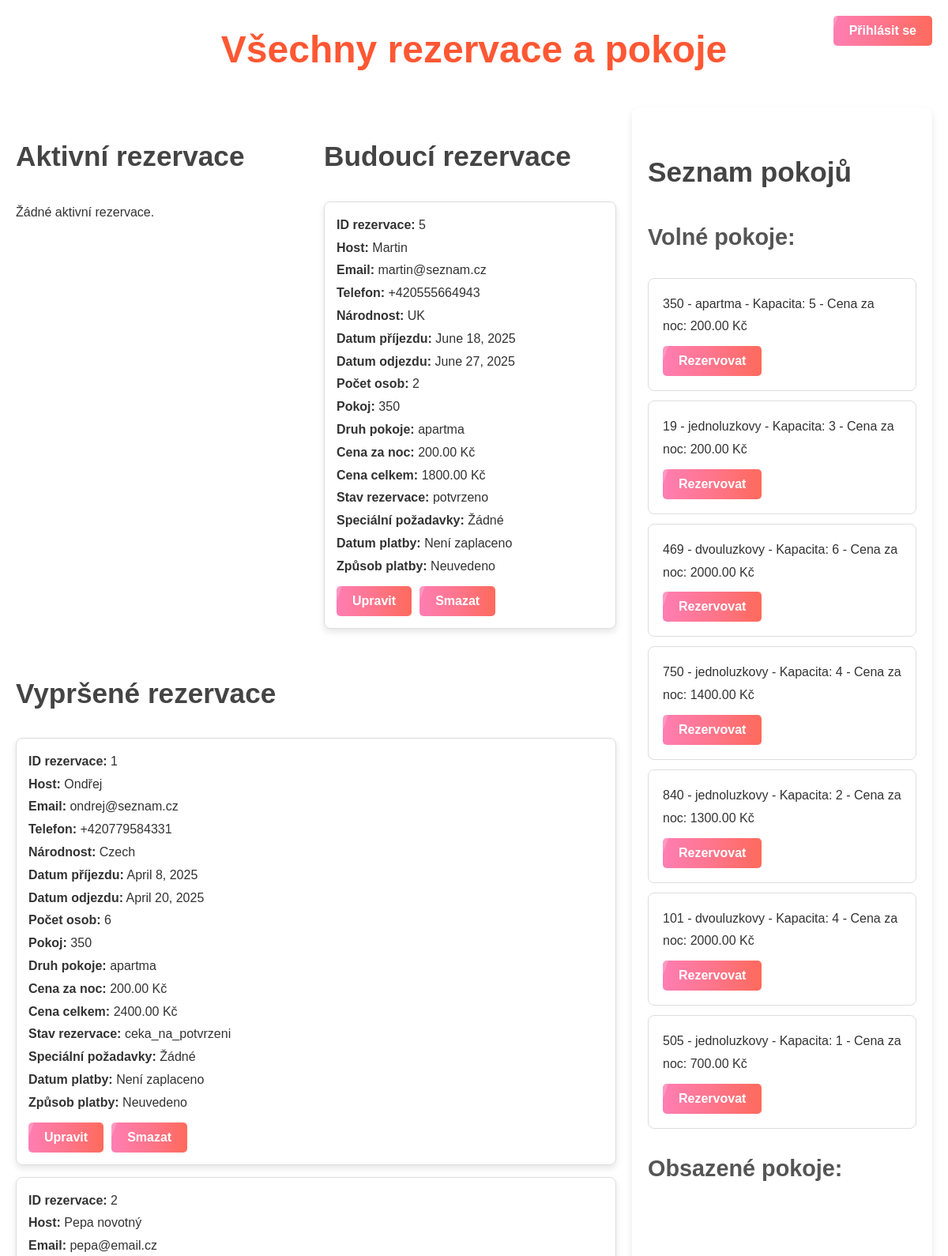
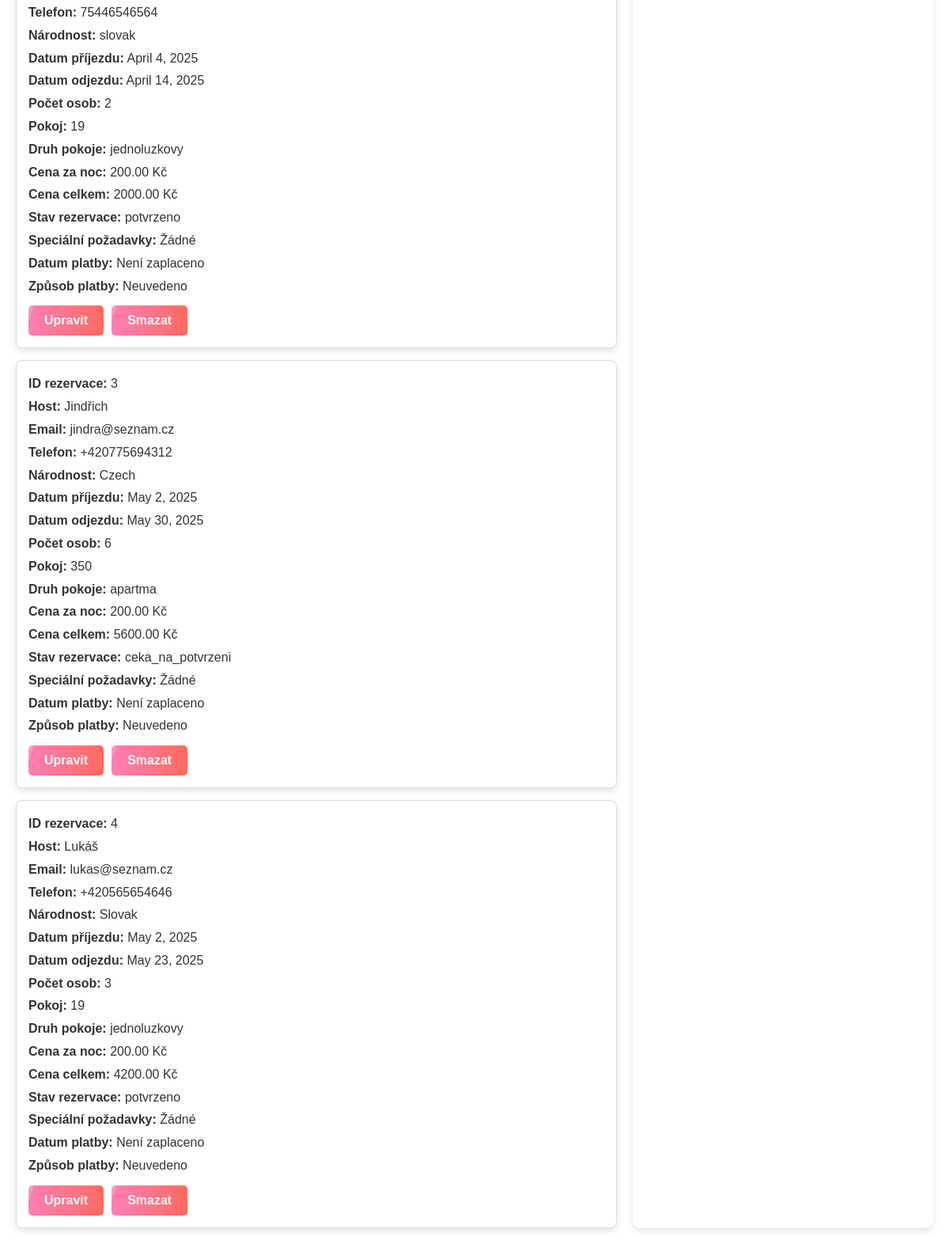
The app's page /recepce/ with its own data (2 pictures, top to bottom).
### recepce/models.py (models this page shows, shortened)
class Rezervace(models.Model):
    STAV_REZERVACE_CHOICES = [
        ('potvrzeno', 'Potvrzeno'),
        ('ceka_na_potvrzeni', 'Čeká na potvrzení'),
        ('zruseno', 'Zrušeno'),
    ]
    host = models.ForeignKey(Host, on_delete=models.CASCADE)
    pokoj = models.ForeignKey(Pokoj, on_delete=models.CASCADE)
    datum_prijezdu = models.DateField()
    datum_odjezdu = models.DateField()
    pocet_osob = models.PositiveIntegerField()
    stav = models.CharField(max_length=30, choices=STAV_REZERVACE_CHOICES)
    specialni_pozadavky = models.TextField(blank=True)

class Host(models.Model):
    jmeno = models.CharField(max_length=100)
    email = models.EmailField()
    telefon = models.CharField(max_length=20)
    narodnost = models.CharField(max_length=50)

class Pokoj(models.Model):
    TYP_POKOJE_CHOICES = [
        ('jednoluzkovy', 'Jednolůžkový'),
        ('dvouluzkovy', 'Dvoulůžkový'),
        ('apartma', 'Apartmá'),
    ]
    cislo = models.IntegerField(unique=True)
    typ_pokoje = models.CharField(max_length=20, choices=TYP_POKOJE_CHOICES)
    stav = models.CharField(max_length=20, choices=[('volny', 'Volný'), ('obsazeny', 'Obsazený')])
    cena_za_noc = models.DecimalField(max_digits=8, decimal_places=2)
    kapacita = models.PositiveIntegerField()

### recepce/views.py (the view)
# urls.py: path("", views.index, name="index"),
def index(request):
    today = now().date()
    rezervace_list = Rezervace.objects.select_related('host', 'pokoj').order_by('id')
    expired_rezervace = list(rezervace_list.filter(datum_odjezdu__lt=today))
    active_rezervace = list(rezervace_list.filter(datum_prijezdu__lte=today, datum_odjezdu__gte=today))
    future_rezervace = list(rezervace_list.filter(datum_prijezdu__gt=today))
    for rezervace in expired_rezervace + active_rezervace + future_rezervace:
        nights = (rezervace.datum_odjezdu - rezervace.datum_prijezdu).days
        rezervace.cena_celkem = rezervace.pokoj.cena_za_noc * nights if nights > 0 else 0
    volne_pokoje = Pokoj.objects.filter(stav='volny').exclude(
        id__in=Rezervace.objects.filter(
            datum_prijezdu__lte=today,
            datum_odjezdu__gte=today
        ).values_list('pokoj_id', flat=True)
    )
    obsazene_pokoje = Pokoj.objects.filter(
        id__in=Rezervace.objects.filter(
            datum_prijezdu__lte=today,
            datum_odjezdu__gte=today
        ).values_list('pokoj_id', flat=True)
    )
    return render(request, 'index.html', {
        'expired_rezervace': expired_rezervace,
        'active_rezervace': active_rezervace,
        'future_rezervace': future_rezervace,
        'volne_pokoje': volne_pokoje,
        'obsazene_pokoje': obsazene_pokoje,
    })

### recepce/templates/index.html (shortened to what this page needs)
{% extends 'layout.html' %}
{% block content %}
    <div class="top-right">
        <a href="/admin/"><button>Přihlásit se</button></a>
    </div>
    <h1 class="text-center">Všechny rezervace a pokoje</h1>
    <div class="grid-container">
        <div class="left-column">
            <div class="two-column">
                <div>
                    <h2>Aktivní rezervace</h2>
                    <div class="reservation-grid">
                        {% for rezervace in active_rezervace %}
                            <div class="reservation-card">
                                <strong>ID rezervace:</strong> {{ rezervace.id }} <br>
                                <strong>Host:</strong> {{ rezervace.host.jmeno }} <br>
                                <strong>Email:</strong> {{ rezervace.host.email }} <br>
                                <strong>Telefon:</strong> {{ rezervace.host.telefon }} <br>
                                <strong>Národnost:</strong> {{ rezervace.host.narodnost }} <br>
                                <strong>Datum příjezdu:</strong> {{ rezervace.datum_prijezdu }} <br>
                                <strong>Datum odjezdu:</strong> {{ rezervace.datum_odjezdu }} <br>
                                <strong>Počet osob:</strong> {{ rezervace.pocet_osob }} <br>
                                <strong>Pokoj:</strong> {{ rezervace.pokoj.cislo }} <br>
                                <strong>Druh pokoje:</strong> {{ rezervace.pokoj.typ_pokoje }} <br>
                                <strong>Cena za noc:</strong> {{ rezervace.pokoj.cena_za_noc }} Kč <br>
                                <strong>Cena celkem:</strong> {{ rezervace.cena_celkem|floatformat:2 }} Kč <br>
                                <strong>Stav rezervace:</strong> {{ rezervace.stav }} <br>
                                <strong>Speciální požadavky:</strong> {{ rezervace.specialni_pozadavky|default:"Žádné" }} <br>
                                <strong>Datum platby:</strong>
                                {% with rezervace.platba_set.first.datum_platby as datum_platby %}
                                    {{ datum_platby|default:"Není zaplaceno" }}
                                {% endwith %} <br>
                                <strong>Způsob platby:</strong>
                                {% with rezervace.platba_set.first.zpusob as zpusob_platby %}
                                    {{ zpusob_platby|default:"Neuvedeno" }}
                                {% endwith %} <br>
                                <div class="actions">
                                    <a href="/admin/recepce/rezervace/{{ rezervace.id }}/change/"><button>Upravit</button></a>
                                    <a href="/admin/recepce/rezervace/{{ rezervace.id }}/delete/"><button>Smazat</button></a>
                                </div>
                            </div>
                        {% empty %}
                            <p>Žádné aktivní rezervace.</p>
                        {% endfor %}
                    </div>
                </div>
                <div>
                    <h2>Budoucí rezervace</h2>
                    <div class="reservation-grid">
                        {% for rezervace in future_rezervace %}
                            <div class="reservation-card">
                                <strong>ID rezervace:</strong> {{ rezervace.id }} <br>
                                <strong>Host:</strong> {{ rezervace.host.jmeno }} <br>
                                <strong>Email:</strong> {{ rezervace.host.email }} <br>
                                <strong>Telefon:</strong> {{ rezervace.host.telefon }} <br>
                                <strong>Národnost:</strong> {{ rezervace.host.narodnost }} <br>
                                <strong>Datum příjezdu:</strong> {{ rezervace.datum_prijezdu }} <br>
                                <strong>Datum odjezdu:</strong> {{ rezervace.datum_odjezdu }} <br>
                                <strong>Počet osob:</strong> {{ rezervace.pocet_osob }} <br>
                                <strong>Pokoj:</strong> {{ rezervace.pokoj.cislo }} <br>
                                <strong>Druh pokoje:</strong> {{ rezervace.pokoj.typ_pokoje }} <br>
                                <strong>Cena za noc:</strong> {{ rezervace.pokoj.cena_za_noc }} Kč <br>
                                <strong>Cena celkem:</strong> {{ rezervace.cena_celkem|floatformat:2 }} Kč <br>
                                <strong>Stav rezervace:</strong> {{ rezervace.stav }} <br>
                                <strong>Speciální požadavky:</strong> {{ rezervace.specialni_pozadavky|default:"Žádné" }} <br>
                                <strong>Datum platby:</strong>
                                {% with rezervace.platba_set.first.datum_platby as datum_platby %}
                                    {{ datum_platby|default:"Není zaplaceno" }}
                                {% endwith %} <br>
                                <strong>Způsob platby:</strong>
                                {% with rezervace.platba_set.first.zpusob as zpusob_platby %}
                                    {{ zpusob_platby|default:"Neuvedeno" }}
                                {% endwith %} <br>
                                <div class="actions">
                                    <a href="/admin/recepce/rezervace/{{ rezervace.id }}/change/"><button>Upravit</button></a>
                                    <a href="/admin/recepce/rezervace/{{ rezervace.id }}/delete/"><button>Smazat</button></a>
                                </div>
                            </div>
                        {% empty %}
                            <p>Žádné budoucí rezervace.</p>
                        {% endfor %}
                    </div>
                </div>
            </div>
            <div>
                <h2>Vypršené rezervace</h2>
                <div class="reservation-grid">
                    {% for rezervace in expired_rezervace %}
                        <div class="reservation-card">
                            <strong>ID rezervace:</strong> {{ rezervace.id }} <br>
                            <strong>Host:</strong> {{ rezervace.host.jmeno }} <br>
                            <strong>Email:</strong> {{ rezervace.host.email }} <br>
                            <strong>Telefon:</strong> {{ rezervace.host.telefon }} <br>
                            <strong>Národnost:</strong> {{ rezervace.host.narodnost }} <br>
                            <strong>Datum příjezdu:</strong> {{ rezervace.datum_prijezdu }} <br>
                            <strong>Datum odjezdu:</strong> {{ rezervace.datum_odjezdu }} <br>
                            <strong>Počet osob:</strong> {{ rezervace.pocet_osob }} <br>
                            <strong>Pokoj:</strong> {{ rezervace.pokoj.cislo }} <br>
                            <strong>Druh pokoje:</strong> {{ rezervace.pokoj.typ_pokoje }} <br>
                            <strong>Cena za noc:</strong> {{ rezervace.pokoj.cena_za_noc }} Kč <br>
                            <strong>Cena celkem:</strong> {{ rezervace.cena_celkem|floatformat:2 }} Kč <br>
                            <strong>Stav rezervace:</strong> {{ rezervace.stav }} <br>
                            <strong>Speciální požadavky:</strong> {{ rezervace.specialni_pozadavky|default:"Žádné" }} <br>
                            <strong>Datum platby:</strong>
                            {% with rezervace.platba_set.first.datum_platby as datum_platby %}
                                {{ datum_platby|default:"Není zaplaceno" }}
                            {% endwith %} <br>
                            <strong>Způsob platby:</strong>
                            {% with rezervace.platba_set.first.zpusob as zpusob_platby %}
                                {{ zpusob_platby|default:"Neuvedeno" }}
                            {% endwith %} <br>
                            <div class="actions">
                                <a href="/admin/recepce/rezervace/{{ rezervace.id }}/change/"><button>Upravit</button></a>
                                <a href="/admin/recepce/rezervace/{{ rezervace.id }}/delete/"><button>Smazat</button></a>
                            </div>
                        </div>
                    {% empty %}
                        <p>Žádné vypršené rezervace.</p>
                    {% endfor %}
                </div>
            </div>
        </div>
        <div class="right-column">
            <h2>Seznam pokojů</h2>
            <h3>Volné pokoje:</h3>
            <ul class="room-list">
                {% for pokoj in volne_pokoje %}
                    <li>
                        {{ pokoj.cislo }} - {{ pokoj.typ_pokoje }} - Kapacita: {{ pokoj.kapacita }} - Cena za noc: {{ pokoj.cena_za_noc }} Kč
                        <div class="actions">
                            <a href="/admin/recepce/pokoj/{{ pokoj.id }}/change/"><button>Rezervovat</button></a>
                        </div>
                    </li>
                {% endfor %}
            </ul>
            <h3>Obsazené pokoje:</h3>
        </div>
    </div>
{% endblock %}

### recepce/templates/layout.html (shortened to what this page needs)
{% load static %}
<!DOCTYPE html>
<html lang="en">
<head>
    <link rel="stylesheet" href="{% static 'styles.css' %}">
</head>
<body>
    <div class="container">
        {% block content %}
        {% endblock %}
    </div>
</body>
</html>

### recepce/static/styles.css (style rules this page uses)
* { margin: 0; padding: 0; box-sizing: border-box; }
body { font-family: 'Poppins', sans-serif; line-height: 1.8; background: linear-gradient(135deg, #74ebd5, #9face6); background-image: url('https://www.transparenttextures.com/patterns/diamond-upholstery.png'); background-size: cover; background-attachment: fixed; color: #333; padding: 20px; }
.grid-container { display: grid; grid-template-columns: 2fr 1fr; gap: 20px; margin-top: 20px; }
.left-column { display: flex; flex-direction: column; gap: 20px; }
.two-column { display: grid; grid-template-columns: 1fr 1fr; gap: 20px; }
.right-column { background: rgba(255, 255, 255, 0.9); padding: 20px; border-radius: 10px; box-shadow: 0 4px 8px rgba(0, 0, 0, 0.1); }
.reservation-grid { display: grid; grid-template-columns: 1fr; gap: 15px; margin-top: 20px; }
.reservation-card { background: #ffffff; padding: 15px; border: 1px solid #ddd; border-radius: 8px; box-shadow: 0 4px 8px rgba(0, 0, 0, 0.1); transition: transform 0.3s ease, background 0.3s ease; }
ul { list-style-type: none; margin: 15px 0; padding: 0; }
ul li { background: #ffffff; margin: 12px 0; padding: 18px; border: 1px solid #ddd; border-radius: 8px; transition: transform 0.3s ease, background 0.3s ease; position: relative; overflow: hidden; }
ul.room-list { max-width: 600px; margin: 0; padding: 0; text-align: left; }
h1, h2, h3 { margin-bottom: 25px; color: #222; }
h1 { font-size: 3rem; text-align: center; color: #6a11cb; }
h1.text-center { text-align: center; margin-bottom: 30px; color: #ff5733; font-weight: bold; }
h2 { font-size: 2.2rem; margin-top: 30px; color: #444; }
h3 { font-size: 1.8rem; margin-top: 25px; color: #555; }
button { background: #6a11cb; background: linear-gradient(90deg, #6a11cb 0%, #2575fc 100%); color: #fff; border: none; padding: 15px 25px; border-radius: 8px; cursor: pointer; font-size: 1.1rem; font-weight: 600; transition: background 0.3s ease, transform 0.3s ease; position: relative; overflow: hidden; }
button::before { content: ''; position: absolute; top: 0; left: -100%; width: 100%; height: 100%; background: rgba(255, 255, 255, 0.2); transform: skewX(-20deg); transition: left 0.3s ease; z-index: 0; }
.actions { margin-top: 10px; display: flex; gap: 10px; }
.actions button { background: #6a11cb; background: linear-gradient(90deg, #6a11cb 0%, #2575fc 100%); color: #fff; border: none; padding: 10px 15px; border-radius: 5px; cursor: pointer; font-size: 0.9rem; font-weight: 600; transition: background 0.3s ease, transform 0.3s ease; }
.actions a button { background: linear-gradient(90deg, #ff7eb3 0%, #ff758c 50%, #ff6a5c 100%); color: #fff; border: none; padding: 10px 20px; border-radius: 5px; cursor: pointer; font-size: 1rem; font-weight: bold; transition: background 0.3s ease, transform 0.3s ease; }
.text-center { text-align: center; }
.top-right { position: absolute; top: 20px; right: 20px; }
.top-right a button { background: linear-gradient(90deg, #ff7eb3 0%, #ff758c 50%, #ff6a5c 100%); color: #fff; border: none; padding: 10px 20px; border-radius: 5px; cursor: pointer; font-size: 1rem; font-weight: bold; transition: background 0.3s ease, transform 0.3s ease; }

### records on screen
Rezervace: id "5", host.jmeno "Martin", host.email "martin@seznam.cz", host.telefon "+420555664943", host.narodnost "UK", datum_prijezdu "June 18, 2025", datum_odjezdu "June 27, 2025", pocet_osob "2", pokoj.cislo "350", pokoj.typ_pokoje "apartma", pokoj.cena_za_noc "200.00", cena_celkem "1800.00", stav "potvrzeno", specialni_pozadavky "Žádné", platba_set.first.datum_platby "Není zaplaceno", platba_set.first.zpusob "Neuvedeno"
Rezervace: id "1", host.jmeno "Ondřej", host.email "ondrej@seznam.cz", host.telefon "+420779584331", host.narodnost "Czech", datum_prijezdu "April 8, 2025", datum_odjezdu "April 20, 2025", pocet_osob "6", pokoj.cislo "350", pokoj.typ_pokoje "apartma", pokoj.cena_za_noc "200.00", cena_celkem "2400.00", stav "ceka_na_potvrzeni", specialni_pozadavky "Žádné", platba_set.first.datum_platby "Není zaplaceno", platba_set.first.zpusob "Neuvedeno"
Rezervace: id "2", host.jmeno "Pepa novotný", host.email "pepa@email.cz", host.telefon "75446546564", host.narodnost "slovak", datum_prijezdu "April 4, 2025", datum_odjezdu "April 14, 2025", pocet_osob "2", pokoj.cislo "19", pokoj.typ_pokoje "jednoluzkovy", pokoj.cena_za_noc "200.00", cena_celkem "2000.00", stav "potvrzeno", specialni_pozadavky "Žádné", platba_set.first.datum_platby "Není zaplaceno", platba_set.first.zpusob "Neuvedeno"
Rezervace: id "3", host.jmeno "Jindřich", host.email "jindra@seznam.cz", host.telefon "+420775694312", host.narodnost "Czech", datum_prijezdu "May 2, 2025", datum_odjezdu "May 30, 2025", pocet_osob "6", pokoj.cislo "350", pokoj.typ_pokoje "apartma", pokoj.cena_za_noc "200.00", cena_celkem "5600.00", stav "ceka_na_potvrzeni", specialni_pozadavky "Žádné", platba_set.first.datum_platby "Není zaplaceno", platba_set.first.zpusob "Neuvedeno"
Rezervace: id "4", host.jmeno "Lukáš", host.email "lukas@seznam.cz", host.telefon "+420565654646", host.narodnost "Slovak", datum_prijezdu "May 2, 2025", datum_odjezdu "May 23, 2025", pocet_osob "3", pokoj.cislo "19", pokoj.typ_pokoje "jednoluzkovy", pokoj.cena_za_noc "200.00", cena_celkem "4200.00", stav "potvrzeno", specialni_pozadavky "Žádné", platba_set.first.datum_platby "Není zaplaceno", platba_set.first.zpusob "Neuvedeno"
Pokoj: cislo "350", typ_pokoje "apartma", kapacita "5", cena_za_noc "200.00"
Pokoj: cislo "19", typ_pokoje "jednoluzkovy", kapacita "3", cena_za_noc "200.00"
Pokoj: cislo "469", typ_pokoje "dvouluzkovy", kapacita "6", cena_za_noc "2000.00"
Pokoj: cislo "750", typ_pokoje "jednoluzkovy", kapacita "4", cena_za_noc "1400.00"
Pokoj: cislo "840", typ_pokoje "jednoluzkovy", kapacita "2", cena_za_noc "1300.00"
Pokoj: cislo "101", typ_pokoje "dvouluzkovy", kapacita "4", cena_za_noc "2000.00"
Pokoj: cislo "505", typ_pokoje "jednoluzkovy", kapacita "1", cena_za_noc "700.00"
